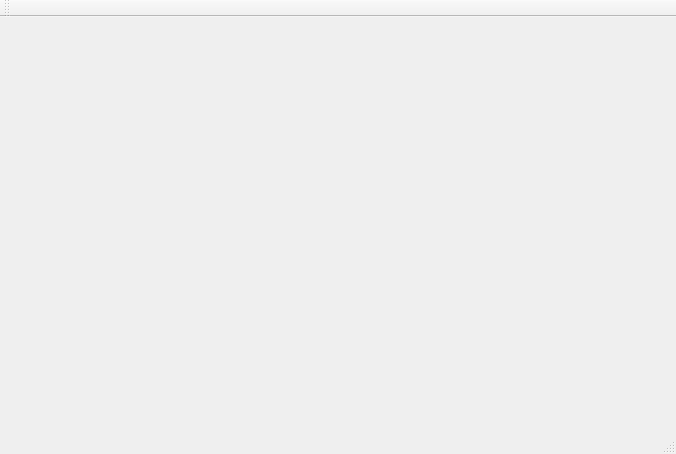
<?xml version="1.0" encoding="UTF-8"?>
<ui version="4.0">
 <class>MainWindow</class>
 <widget class="QMainWindow" name="MainWindow">
  <property name="geometry">
   <rect>
    <x>0</x>
    <y>0</y>
    <width>676</width>
    <height>454</height>
   </rect>
  </property>
  <property name="windowTitle">
   <string>MainWindow</string>
  </property>
  <widget class="QWidget" name="centralWidget"/>
  <widget class="QMenuBar" name="menuBar">
   <property name="geometry">
    <rect>
     <x>0</x>
     <y>0</y>
     <width>676</width>
     <height>21</height>
    </rect>
   </property>
  </widget>
  <widget class="QToolBar" name="mainToolBar">
   <attribute name="toolBarArea">
    <enum>TopToolBarArea</enum>
   </attribute>
   <attribute name="toolBarBreak">
    <bool>false</bool>
   </attribute>
  </widget>
  <widget class="QStatusBar" name="statusBar"/>
 </widget>
 <layoutdefault spacing="6" margin="11"/>
 <resources/>
 <connections/>
</ui>
